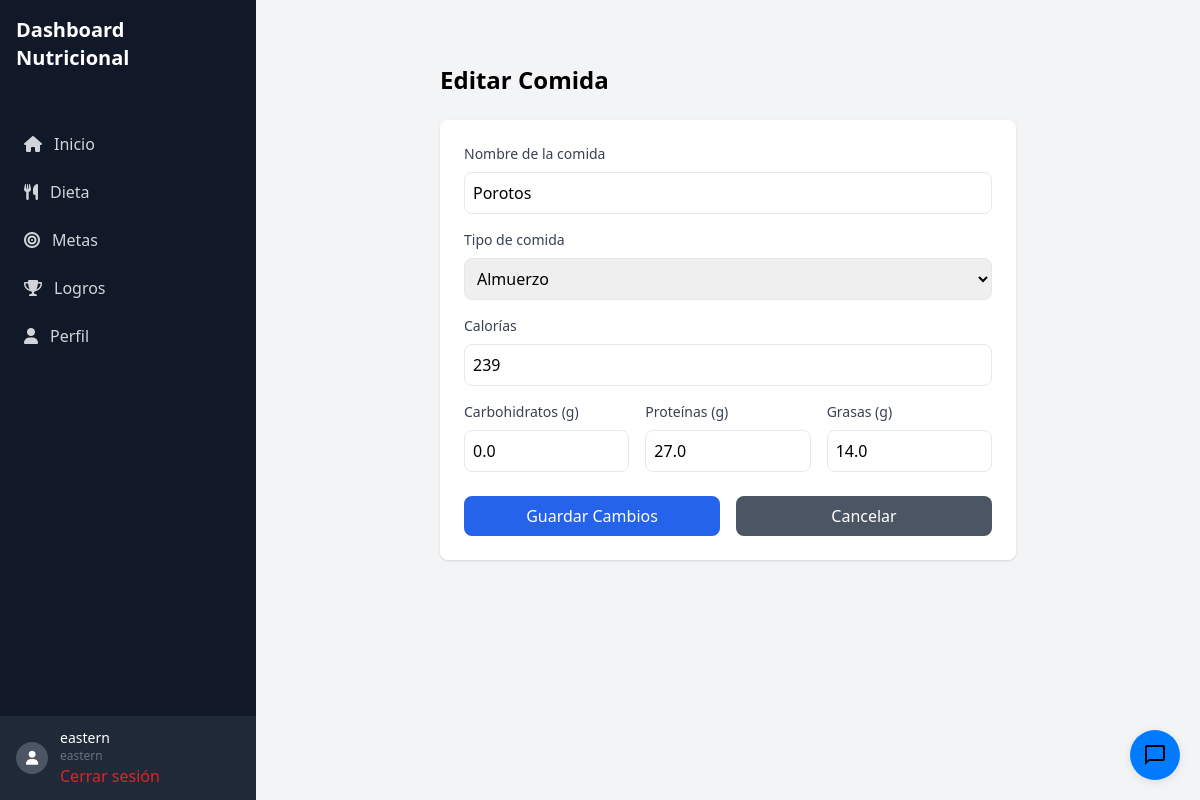
/editar_comida/24/ (signed in), run on the app's committed database.
### dieta/models.py (models this page shows)
class Comida(models.Model):
    TIPOS_COMIDA = [
        ('desayuno', 'Desayuno'),
        ('almuerzo', 'Almuerzo'),
        ('cena', 'Cena'),
        ('snack', 'Snack')
    ]
    usuario = models.ForeignKey(User, on_delete=models.CASCADE)
    nombre = models.CharField(max_length=200)
    tipo_comida = models.CharField(max_length=20, choices=TIPOS_COMIDA)
    calorias = models.IntegerField()
    carbohidratos = models.FloatField()
    proteinas = models.FloatField()
    grasas = models.FloatField()
    fecha = models.DateField(auto_now_add=True)

### dieta/views.py (the view)
# urls.py: path('editar_comida/<int:comida_id>/', editar_comida, name='editar_comida'),
@login_required
def editar_comida(request, comida_id):
    comida = get_object_or_404(Comida, id=comida_id, usuario=request.user)
    if request.method == 'POST':
        form = ComidaForm(request.POST, instance=comida)
        if form.is_valid():
            form.save()
            return redirect('dieta:dieta')
    else:
        form = ComidaForm(instance=comida)
    context = {
        'form': form,
        'comida': comida
    }
    return render(request, 'modulos/editar_comida.html', context)

### dieta/forms.py (shortened to what this page needs)
class ComidaForm(forms.ModelForm):
    nombre = forms.CharField(required=False, label='Comida predefinida o personalizada', widget=forms.TextInput(attrs={'class': 'w-full p-2 border rounded-lg'}))
    custom_comida = forms.CharField(required=False, label='Comida personalizada', widget=forms.TextInput(attrs={'class': 'w-full p-2 border rounded-lg', 'style': 'display:none;'}))
    class Meta:
        model = Comida
        fields = ['nombre', 'custom_comida', 'tipo_comida', 'calorias', 'carbohidratos', 'proteinas', 'grasas']
        widgets = {
            'tipo_comida': forms.Select(attrs={'class': 'w-full p-2 border rounded-lg'}),
            'calorias': forms.NumberInput(attrs={'class': 'w-full p-2 border rounded-lg'}),
            'carbohidratos': forms.NumberInput(attrs={'class': 'w-full p-2 border rounded-lg'}),
            'proteinas': forms.NumberInput(attrs={'class': 'w-full p-2 border rounded-lg'}),
            'grasas': forms.NumberInput(attrs={'class': 'w-full p-2 border rounded-lg'}),
        }

### templates/modulos/editar_comida.html (shortened to what this page needs)
{% extends 'base.html' %}
{% load static %}
{% block content %}
<div class="container mx-auto px-4 py-8">
    <div class="max-w-xl mx-auto">
        <h1 class="text-2xl font-bold mb-6">Editar Comida</h1>
        <div class="bg-white rounded-lg shadow p-6">
            <form method="POST">
                <div class="mb-4">
                    <label class="block text-sm font-medium text-gray-700 mb-2">
                        Nombre de la comida
                    </label>
                    {{ form.nombre }}
                </div>
                <div class="mb-4">
                    <label class="block text-sm font-medium text-gray-700 mb-2">
                        Tipo de comida
                    </label>
                    {{ form.tipo_comida }}
                </div>
                <div class="mb-4">
                    <label class="block text-sm font-medium text-gray-700 mb-2">
                        Calorías
                    </label>
                    {{ form.calorias }}
                </div>
                <div class="grid grid-cols-3 gap-4 mb-6">
                    <div>
                        <label class="block text-sm font-medium text-gray-700 mb-2">
                            Carbohidratos (g)
                        </label>
                        {{ form.carbohidratos }}
                    </div>
                    <div>
                        <label class="block text-sm font-medium text-gray-700 mb-2">
                            Proteínas (g)
                        </label>
                        {{ form.proteinas }}
                    </div>
                    <div>
                        <label class="block text-sm font-medium text-gray-700 mb-2">
                            Grasas (g)
                        </label>
                        {{ form.grasas }}
                    </div>
                </div>
                <div class="flex space-x-4">
                    <button type="submit" class="flex-1 bg-blue-600 text-white py-2 px-4 rounded-lg hover:bg-blue-700 transition-colors">
                        Guardar Cambios
                    </button>
                    <a href="{% url 'dieta:dieta' %}" class="flex-1 bg-gray-600 text-white py-2 px-4 rounded-lg hover:bg-gray-700 transition-colors text-center">
                        Cancelar
                    </a>
                </div>
            </form>
        </div>
    </div>
</div>
{% endblock %}

### templates/base.html (shortened to what this page needs)
{% load static %}
<!DOCTYPE html>
<html lang="es">
<head>
    <script src="https://cdn.tailwindcss.com"></script>
    <link rel="stylesheet" href="https://cdnjs.cloudflare.com/ajax/libs/font-awesome/6.0.0/css/all.min.css">
</head>
<body class="bg-gray-100">
    <div class="flex flex-col md:flex-row h-screen">
        <div class="w-full md:w-64 bg-gray-900 text-white">
            <div class="p-4">
                <h1 class="text-xl font-semibold">Dashboard Nutricional</h1>
            </div>
            <nav class="mt-8">
                <a href="{% url 'dieta:dashboard' %}"
                   class="flex items-center px-6 py-3 text-gray-300 hover:bg-gray-800 {% if request.resolver_match.url_name == 'dashboard' %}bg-gray-800{% endif %}">
                    <i class="fas fa-home mr-3"></i>
                    <span>Inicio</span>
                </a>
                <a href="{% url 'dieta:dieta' %}"
                   class="flex items-center px-6 py-3 text-gray-300 hover:bg-gray-800 {% if request.resolver_match.url_name == 'dieta' %}bg-gray-800{% endif %}">
                    <i class="fas fa-utensils mr-3"></i>
                    <span>Dieta</span>
                </a>
                <a href="{% url 'metas:metas' %}"
                   class="flex items-center px-6 py-3 text-gray-300 hover:bg-gray-800 {% if request.resolver_match.url_name == 'metas' %}bg-gray-800{% endif %}">
                    <i class="fas fa-bullseye mr-3"></i>
                    <span>Metas</span>
                </a>
                <a href="{% url 'logros:lista_logros' %}"
                   class="flex items-center px-6 py-3 text-gray-300 hover:bg-gray-800 {% if request.resolver_match.url_name == 'lista_logros' %}bg-gray-800{% endif %}">
                    <i class="fas fa-trophy mr-3"></i>
                    <span>Logros</span>
                </a>
                <a href="{% url 'info_usuarios:perfil_usuario' %}"
                   class="flex items-center px-6 py-3 text-gray-300 hover:bg-gray-800 {% if request.resolver_match.url_name == 'perfil_usuario' %}bg-gray-800{% endif %}">
                    <i class="fas fa-user mr-3"></i>
                    <span>Perfil</span>
                </a>
            </nav>
            <div class="absolute bottom-0 w-full md:w-64 bg-gray-800">
                <div class="flex items-center px-4 py-3">
                    <div class="w-8 h-8 rounded-full bg-gray-600 flex items-center justify-center">
                        <i class="fas fa-user text-sm"></i>
                    </div>
                    <div class="ml-3">
                        <p class="text-sm font-medium">{{ user.username }}</p>
                        <p class="text-xs text-gray-500">{{ user.username }}</p>
                        <a href="{% url 'logout' %}" class="text-red-600 hover:text-red-800">
                            Cerrar sesión
                        </a>
                    </div>
                </div>
            </div>
        </div>
        <div class="flex-1 flex flex-col overflow-hidden">
            <main class="flex-1 overflow-y-auto bg-gray-100 p-4 md:p-8">
                {% block content %}
                {% endblock content %}
            </main>
        </div>
    </div>
    <div class="chat-widget" id="chatWidget">
        <button class="chat-toggle" id="chatToggle">
            <svg class="chat-icon" viewBox="0 0 24 24">
                <path d="M20 2H4c-1.1 0-2 .9-2 2v18l4-4h14c1.1 0 2-.9 2-2V4c0-1.1-.9-2-2-2zm0 14H6l-2 2V4h16v12z"/>
            </svg>
        </button>
    </div>
</body>
</html>

### templates/base.html (style rules this page uses)
.chat-widget { position: fixed; bottom: 20px; right: 20px; z-index: 1000; }
.chat-toggle { display: flex; align-items: center; justify-content: center; width: 50px; height: 50px; background: #007bff; color: white; border: none; border-radius: 50%; cursor: pointer; box-shadow: 0 2px 10px rgba(0, 0, 0, 0.1); }
.chat-toggle svg { width: 24px; height: 24px; }

### data on the page
Comida: nombre "Porotos", tipo_comida "Almuerzo", calorias "239", carbohidratos "0.0", proteinas "27.0", grasas "14.0"

### other printed values
{{ user.username }} "eastern"
